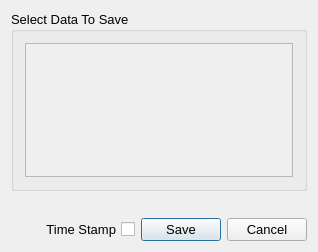
<?xml version="1.0" encoding="UTF-8"?>
<ui version="4.0">
 <class>SaveDialog</class>
 <widget class="QDialog" name="SaveDialog">
  <property name="geometry">
   <rect>
    <x>0</x>
    <y>0</y>
    <width>318</width>
    <height>252</height>
   </rect>
  </property>
  <property name="windowTitle">
   <string>Save</string>
  </property>
  <layout class="QVBoxLayout" name="verticalLayout">
   <item>
    <widget class="QGroupBox" name="groupBox_dataSelect">
     <property name="font">
      <font>
       <pointsize>10</pointsize>
      </font>
     </property>
     <property name="autoFillBackground">
      <bool>true</bool>
     </property>
     <property name="title">
      <string>Select Data To Save</string>
     </property>
     <layout class="QHBoxLayout" name="horizontalLayout_dataSelect">
      <item>
       <widget class="QScrollArea" name="scrollArea_dataSelect">
        <property name="widgetResizable">
         <bool>true</bool>
        </property>
        <widget class="QWidget" name="scrollAreaWidgetContents">
         <property name="geometry">
          <rect>
           <x>0</x>
           <y>0</y>
           <width>278</width>
           <height>144</height>
          </rect>
         </property>
         <layout class="QVBoxLayout" name="verticalLayout_dataSelect">
          <property name="spacing">
           <number>2</number>
          </property>
          <property name="leftMargin">
           <number>2</number>
          </property>
          <property name="topMargin">
           <number>2</number>
          </property>
          <property name="rightMargin">
           <number>2</number>
          </property>
          <property name="bottomMargin">
           <number>2</number>
          </property>
          <item>
           <spacer name="verticalSpacer">
            <property name="orientation">
             <enum>Qt::Vertical</enum>
            </property>
            <property name="sizeHint" stdset="0">
             <size>
              <width>20</width>
              <height>40</height>
             </size>
            </property>
           </spacer>
          </item>
         </layout>
        </widget>
       </widget>
      </item>
     </layout>
    </widget>
   </item>
   <item>
    <widget class="QLabel" name="label_error">
     <property name="enabled">
      <bool>true</bool>
     </property>
     <property name="sizePolicy">
      <sizepolicy hsizetype="Preferred" vsizetype="Fixed">
       <horstretch>0</horstretch>
       <verstretch>0</verstretch>
      </sizepolicy>
     </property>
     <property name="font">
      <font>
       <pointsize>10</pointsize>
       <weight>75</weight>
       <bold>true</bold>
      </font>
     </property>
     <property name="text">
      <string/>
     </property>
     <property name="alignment">
      <set>Qt::AlignCenter</set>
     </property>
    </widget>
   </item>
   <item>
    <widget class="QFrame" name="frame_controls">
     <property name="sizePolicy">
      <sizepolicy hsizetype="Preferred" vsizetype="Fixed">
       <horstretch>0</horstretch>
       <verstretch>0</verstretch>
      </sizepolicy>
     </property>
     <property name="font">
      <font>
       <pointsize>10</pointsize>
      </font>
     </property>
     <layout class="QHBoxLayout" name="horizontalLayout_controls">
      <property name="leftMargin">
       <number>0</number>
      </property>
      <property name="topMargin">
       <number>0</number>
      </property>
      <property name="rightMargin">
       <number>0</number>
      </property>
      <property name="bottomMargin">
       <number>0</number>
      </property>
      <item>
       <widget class="QCheckBox" name="checkBox_timeStamp">
        <property name="sizePolicy">
         <sizepolicy hsizetype="Minimum" vsizetype="Fixed">
          <horstretch>1</horstretch>
          <verstretch>0</verstretch>
         </sizepolicy>
        </property>
        <property name="layoutDirection">
         <enum>Qt::RightToLeft</enum>
        </property>
        <property name="text">
         <string>Time Stamp</string>
        </property>
       </widget>
      </item>
      <item>
       <widget class="QDialogButtonBox" name="buttonBox">
        <property name="font">
         <font>
          <pointsize>10</pointsize>
         </font>
        </property>
        <property name="standardButtons">
         <set>QDialogButtonBox::Cancel|QDialogButtonBox::Save</set>
        </property>
       </widget>
      </item>
     </layout>
    </widget>
   </item>
  </layout>
 </widget>
 <layoutdefault spacing="6" margin="11"/>
 <resources/>
 <connections/>
</ui>
